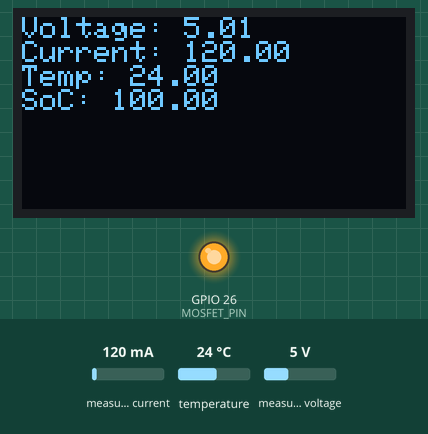
The sketch below on a simulated ESP32. Shown: 128×64 one-colour display, output pins drawn as LEDs (lit = HIGH). The test bench sets the inputs (shaded band); at power-on: measured voltage 5 V, temperature 24 °C, measured current 120 mA. WiFi joins after 1.5 s; servers stay silent unless stated; what the sketch prints to the serial monitor is not drawn.

Above: at 3.7 s.
3.8 s: measured voltage set to 0.3 V
At 7.1 s:
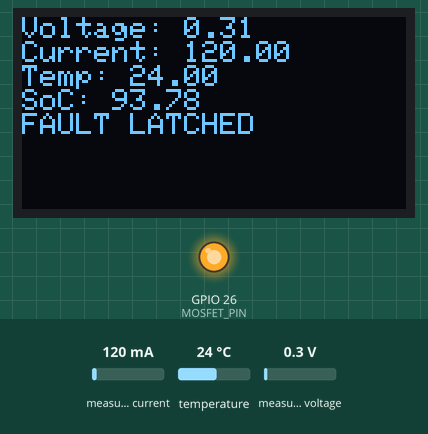
7.8 s: temperature set to 12 °C
At 8.9 s:
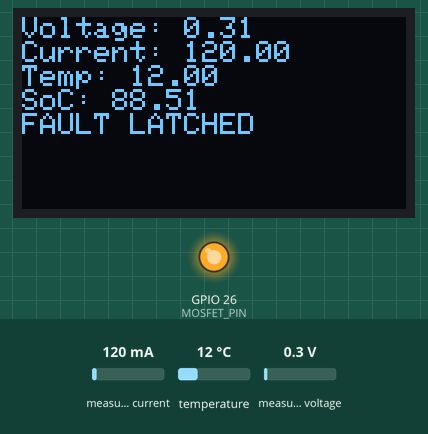
10.8 s: measured current set to 40 mA
At 13.1 s:
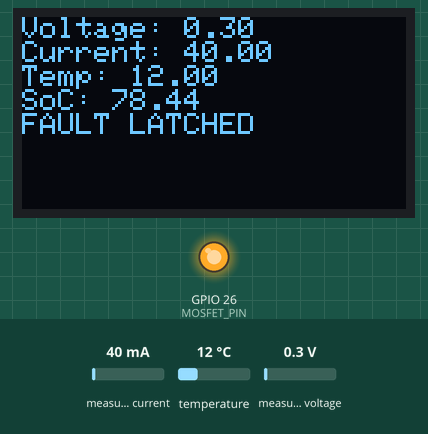
14.8 s: temperature set to 19 °C
At 16.1 s:
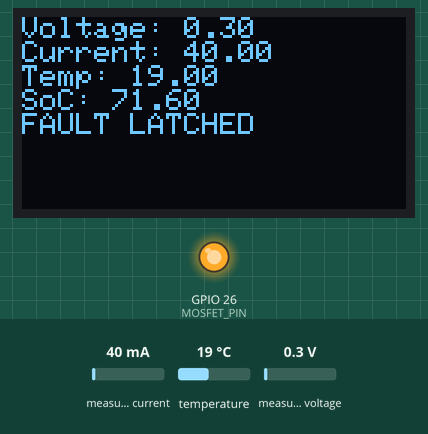
20.8 s: measured current set to 500 mA
At 23.1 s:
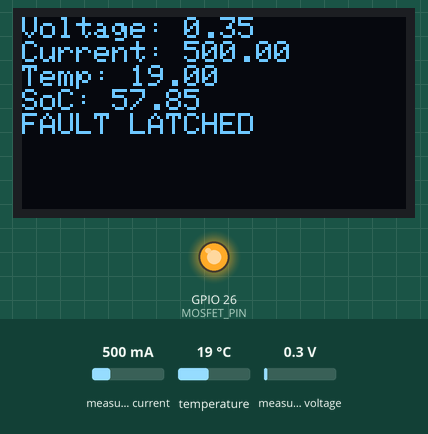
Timing chart, 0 to 24.6 s (numbered marks = the images above; inputs shaded):
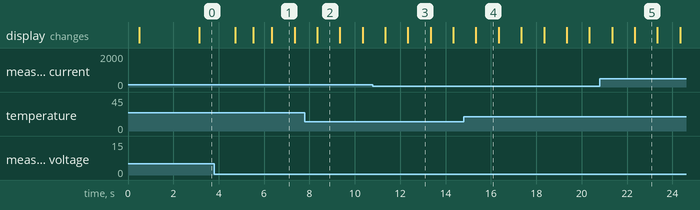

Measured:
- after the input at 3.8 s, the display: first changes after 0.93 s (image 1 shows a later state)
- what the display in image 1 shows lasts 1.0 s, from 6.3 s to 7.3 s

The sketch:

smart_bms.ino
```cpp
#include <Wire.h>
#include <Adafruit_INA219.h>
#include <OneWire.h>
#include <DallasTemperature.h>
#include <Adafruit_GFX.h>
#include <Adafruit_SSD1306.h>
#include <BlynkSimpleEsp32.h>

// ── Blynk Config ─────────────────────────────
#define BLYNK_TEMPLATE_ID "TMPL3llXmDJqa"
#define BLYNK_TEMPLATE_NAME "Smart BMS"
#define BLYNK_AUTH_TOKEN "u8yVPxaX8OqLiDyXz0GQ6p6rFfS7U-RN"

// ── Pins & Constants ─────────────────────────
#define ONE_WIRE_BUS 4
#define MOSFET_PIN 26
#define SCREEN_WIDTH 128
#define SCREEN_HEIGHT 64
#define OLED_RESET -1

#define CUTOFF_VOLTAGE 3.0
#define SAMPLE_INTERVAL 1000
#define MAX_TEMP 50
#define MAX_CURRENT 2000

#define RATED_CAPACITY 2500.0 // change depending on battery

#define SOC_ALPHA 0.5

// ── Objects ──────────────────────────────────
Adafruit_INA219 ina219;
OneWire oneWire(ONE_WIRE_BUS);
DallasTemperature sensors(&oneWire);
Adafruit_SSD1306 display(SCREEN_WIDTH, SCREEN_HEIGHT, &Wire, OLED_RESET);

// ── WiFi Credentials ─────────────────────────
char auth[] = BLYNK_AUTH_TOKEN;
char ssid[] = "WIFI_NAME";     // WRITE
char pass[] = "WIFI_PASSWORD"; // WRITE

// ── Variables ────────────────────────────────
float capacitymAh = 0.0;
// float soh = 100.0;
float soc = 50.0;
float socFiltered = 50.0;

bool discharging = false;
bool cycleComplete = false;
bool socInitialized = false;

// Hardware timer sampling (replaces millis()-based polling)
hw_timer_t *sampleTimer = NULL;
volatile SemaphoreHandle_t sampleTimerSemaphore;
portMUX_TYPE sampleTimerMux = portMUX_INITIALIZER_UNLOCKED;
volatile uint32_t sampleIsrCount = 0;

// Sampling jitter tracking (evidence: actual vs expected SAMPLE_INTERVAL)
unsigned long lastFireMillis = 0;
long maxJitterMs = 0;
unsigned long samplesProcessed = 0;

// Charging detection
float prevVoltage = 0.0;
int risingCount = 0;

// Fault protection
bool faultLatched = false;
bool faultUnderVoltage = false;
bool faultOverCurrent = false;
bool faultOverTemp = false;
float lastVoltage = 0.0;
float lastCurrent_mA = 0.0;
float lastTempC = 0.0;

// ── OCV Table ────────────────────────────────
const float ocvTable[][2] = {
    {3.00, 0}, {3.20, 5}, {3.40, 15}, {3.60, 30}, {3.70, 45}, {3.80, 60}, {3.90, 75}, {4.00, 88}, {4.10, 95}, {4.20, 100}};
const int OCV_POINTS = 10;

// ── OCV → SoC Function ───────────────────────
float ocvToSoC(float voltage)
{
    if (voltage <= ocvTable[0][0])
        return ocvTable[0][1];
    if (voltage >= ocvTable[OCV_POINTS - 1][0])
        return ocvTable[OCV_POINTS - 1][1];

    for (int i = 0; i < OCV_POINTS - 1; i++)
    {
        if (voltage >= ocvTable[i][0] && voltage <= ocvTable[i + 1][0])
        {
            float slope = (ocvTable[i + 1][1] - ocvTable[i][1]) /
                          (ocvTable[i + 1][0] - ocvTable[i][0]);
            return ocvTable[i][1] + slope * (voltage - ocvTable[i][0]);
        }
    }
    return 50.0;
}

// ── Sample Timer ISR ──────────────────────────
// Runs in hardirq context: keep minimal, no I2C/1-Wire here (both are
// blocking bus transactions and unsafe to run inside an ISR). The ISR only
// increments a counter and signals loop() via semaphore; the actual sensor
// reads happen in loop() when the semaphore is taken.
void ARDUINO_ISR_ATTR onSampleTimer()
{
    portENTER_CRITICAL_ISR(&sampleTimerMux);
    sampleIsrCount++;
    portEXIT_CRITICAL_ISR(&sampleTimerMux);
    xSemaphoreGiveFromISR(sampleTimerSemaphore, NULL);
}

// ── WiFi + Blynk ─────────────────────────────
void connectWiFiAndBlynk()
{
    Serial.print("Connecting to WiFi: ");
    Serial.println(ssid);

    WiFi.begin(ssid, pass);

    int attempts = 0;
    while (WiFi.status() != WL_CONNECTED && attempts < 40)
    {
        delay(500);
        Serial.print(".");
        attempts++;
    }

    if (WiFi.status() == WL_CONNECTED)
    {
        Serial.println("\nWiFi Connected!");
        Serial.print("IP: ");
        Serial.println(WiFi.localIP());

        Blynk.config(auth);
        Blynk.connect(3000);

        Serial.println(Blynk.connected() ? "Blynk Connected!" : "Blynk offline");
    }
    else
    {
        Serial.println("\nWiFi FAILED — running offline");
    }
}

BLYNK_CONNECTED()
{
    Blynk.syncVirtual(V5);
}

// ── Setup ────────────────────────────────────
void setup()
{
    Serial.begin(115200);
    delay(500);

    Serial.println("\n=== Smart BMS Starting ===");

    Wire.begin(21, 22);

    pinMode(MOSFET_PIN, OUTPUT);
    digitalWrite(MOSFET_PIN, HIGH); // safe/idle: MOSFET active-low, HIGH keeps it off

    if (!ina219.begin())
    {
        Serial.println("INA219 ERROR");
        while (1)
            ;
    }

    if (!display.begin(SSD1306_SWITCHCAPVCC, 0x3C))
    {
        Serial.println("OLED ERROR");
        while (1)
            ;
    }

    sensors.begin();

    display.clearDisplay();
    display.setTextColor(SSD1306_WHITE);

    // Hardware timer: fires every SAMPLE_INTERVAL ms, signals loop() via semaphore
    sampleTimerSemaphore = xSemaphoreCreateBinary();
    sampleTimer = timerBegin(1000000); // 1 MHz -> 1 tick = 1 microsecond
    timerAttachInterrupt(sampleTimer, &onSampleTimer);
    timerAlarm(sampleTimer, (uint64_t)SAMPLE_INTERVAL * 1000, true, 0);

    connectWiFiAndBlynk();

    Serial.println("Smart BMS Ready");
}

// ── Loop ─────────────────────────────────────
void loop()
{

    // WiFi reconnect
    static unsigned long lastReconnect = 0;

    if (WiFi.status() != WL_CONNECTED)
    {
        if (millis() - lastReconnect > 5000)
        {
            WiFi.begin(ssid, pass);
            lastReconnect = millis();
        }
    }
    else
    {
        if (!Blynk.connected())
        {
            Blynk.connect(1000);
        }
        Blynk.run();
    }

    // Serial control
    if (Serial.available())
    {
        char cmd = Serial.read();

        if (cmd == 'D' || cmd == 'd')
        {
            if (faultLatched)
            {
                Serial.println("Discharge blocked: fault latched. Send 'C' to clear.");
            }
            else
            {
                discharging = true;
                capacitymAh = 0;
                risingCount = 0;
                digitalWrite(MOSFET_PIN, LOW); // enable discharge path
            }
        }
        else if (cmd == 'S' || cmd == 's')
        {
            discharging = false;
            digitalWrite(MOSFET_PIN, HIGH); // disconnect load
        }
        else if (cmd == 'C' || cmd == 'c')
        {
            if (!faultLatched)
            {
                Serial.println("No fault latched.");
            }
            else
            {
                bool stillUnderVoltage = (lastVoltage < CUTOFF_VOLTAGE);
                bool stillOverCurrent = (abs(lastCurrent_mA) > MAX_CURRENT);
                bool stillOverTemp = (lastTempC > MAX_TEMP);

                if (stillUnderVoltage || stillOverCurrent || stillOverTemp)
                {
                    Serial.println("Fault NOT cleared: condition still present.");
                }
                else
                {
                    faultLatched = false;
                    faultUnderVoltage = false;
                    faultOverCurrent = false;
                    faultOverTemp = false;
                    Serial.println("Fault cleared.");
                }
            }
        }
        else if (cmd == 'J' || cmd == 'j')
        {
            uint32_t isrCountSnapshot;
            portENTER_CRITICAL(&sampleTimerMux);
            isrCountSnapshot = sampleIsrCount;
            portEXIT_CRITICAL(&sampleTimerMux);

            Serial.print("isr_fires: ");
            Serial.print(isrCountSnapshot);
            Serial.print(" samples_processed: ");
            Serial.print(samplesProcessed);
            Serial.print(" dropped: ");
            Serial.print(isrCountSnapshot - samplesProcessed);
            Serial.print(" max_jitter_ms: ");
            Serial.println(maxJitterMs);
        }
    }

    // Sampling: gated by the timer ISR via semaphore, not millis() polling.
    // xSemaphoreTake with 0 timeout is non-blocking; if the timer hasn't
    // fired since the last check, loop() falls through immediately.
    if (xSemaphoreTake(sampleTimerSemaphore, 0) == pdTRUE)
    {
        unsigned long nowMillis = millis();
        if (lastFireMillis != 0)
        {
            long jitter = (long)(nowMillis - lastFireMillis) - SAMPLE_INTERVAL;
            long absJitter = (jitter < 0) ? -jitter : jitter;
            if (absJitter > maxJitterMs)
                maxJitterMs = absJitter;
            if (absJitter > 2)
            {
                Serial.print("sample jitter_ms: ");
                Serial.print(jitter);
                Serial.print(" max_ms: ");
                Serial.println(maxJitterMs);
            }
        }
        lastFireMillis = nowMillis;
        samplesProcessed++;

        float busVoltage = ina219.getBusVoltage_V();
        float shuntVoltage = ina219.getShuntVoltage_mV();
        float current_mA = ina219.getCurrent_mA();
        float batteryVoltage = busVoltage + (shuntVoltage / 1000.0);

        sensors.requestTemperatures();
        float tempC = sensors.getTempCByIndex(0);

        lastVoltage = batteryVoltage;
        lastCurrent_mA = current_mA;
        lastTempC = tempC;

        // Safety threshold enforcement
        if (!faultLatched)
        {
            faultUnderVoltage = (batteryVoltage < CUTOFF_VOLTAGE);
            faultOverCurrent = (abs(current_mA) > MAX_CURRENT);
            faultOverTemp = (tempC > MAX_TEMP);

            if (faultUnderVoltage || faultOverCurrent || faultOverTemp)
            {
                faultLatched = true;
                discharging = false;
                digitalWrite(MOSFET_PIN, HIGH); // force safe/idle state (active-low MOSFET)

                Serial.print("FAULT LATCHED:");
                if (faultUnderVoltage)
                    Serial.print(" UNDERVOLTAGE");
                if (faultOverCurrent)
                    Serial.print(" OVERCURRENT");
                if (faultOverTemp)
                    Serial.print(" OVERTEMP");
                Serial.println();
            }
        }

        // Charging detection
        bool isCharging = false;

        if (!discharging && prevVoltage > 0.0)
        {
            float delta = batteryVoltage - prevVoltage;

            if (delta > 0.003)
                risingCount++;
            else if (delta < -0.003)
                risingCount--;

            risingCount = constrain(risingCount, 0, 20);
            isCharging = (risingCount >= 5) && (batteryVoltage < 4.18);
        }

        prevVoltage = batteryVoltage;

        // Initialize SoC
        if (!socInitialized)
        {
            soc = ocvToSoC(batteryVoltage);
            socFiltered = soc;
            socInitialized = true;
        }

        float dt_hours = SAMPLE_INTERVAL / 3600000.0;

        // SoC update
        if (discharging && current_mA > 5)
        {
            soc -= (current_mA * dt_hours / RATED_CAPACITY) * 100;
        }
        else if (isCharging)
        {
            soc = 0.98 * soc + 0.02 * ocvToSoC(batteryVoltage);
        }
        else
        {
            soc = 0.97 * soc + 0.03 * ocvToSoC(batteryVoltage);
        }

        soc = constrain(soc, 0, 100);
        socFiltered = (1 - SOC_ALPHA) * socFiltered + SOC_ALPHA * soc;

        // OLED Display
        display.clearDisplay();
        display.setCursor(0, 0);
        display.print("Voltage: ");
        display.println(batteryVoltage);

        display.print("Current: ");
        display.println(current_mA);

        display.print("Temp: ");
        display.println(tempC);

        display.print("SoC: ");
        display.println(socFiltered);

        if (faultLatched)
        {
            display.println("FAULT LATCHED");
        }

        display.display();
    }
}
```
